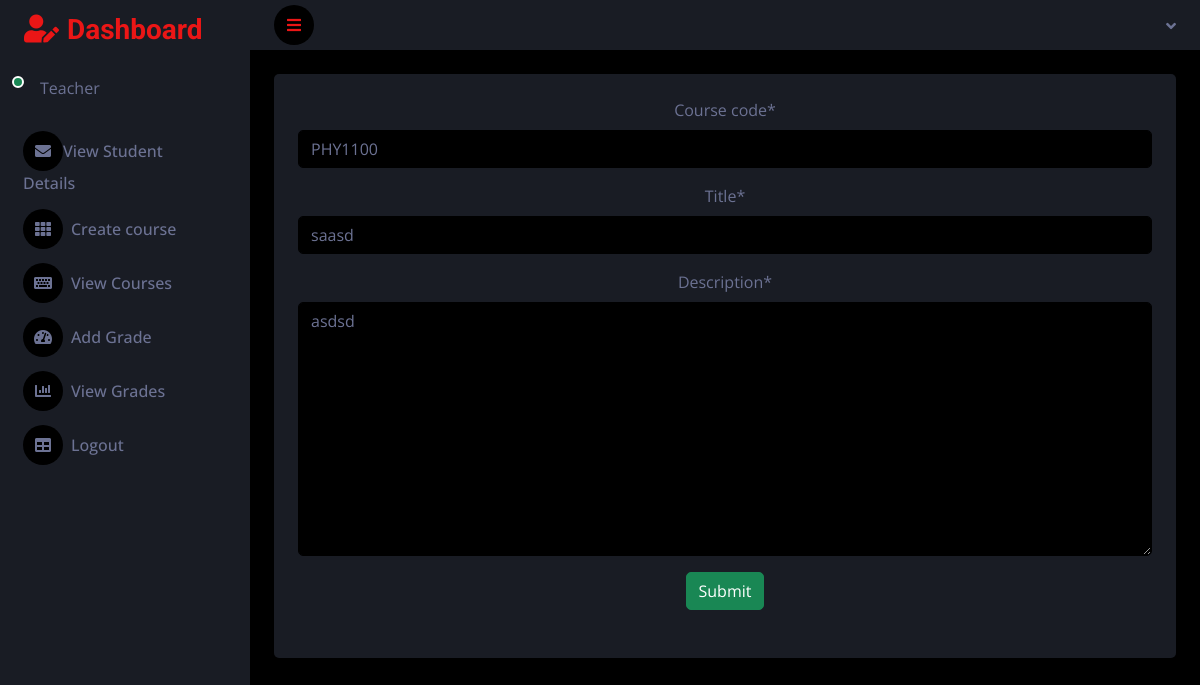
The app's page /teacher_update_course/1/, older data.
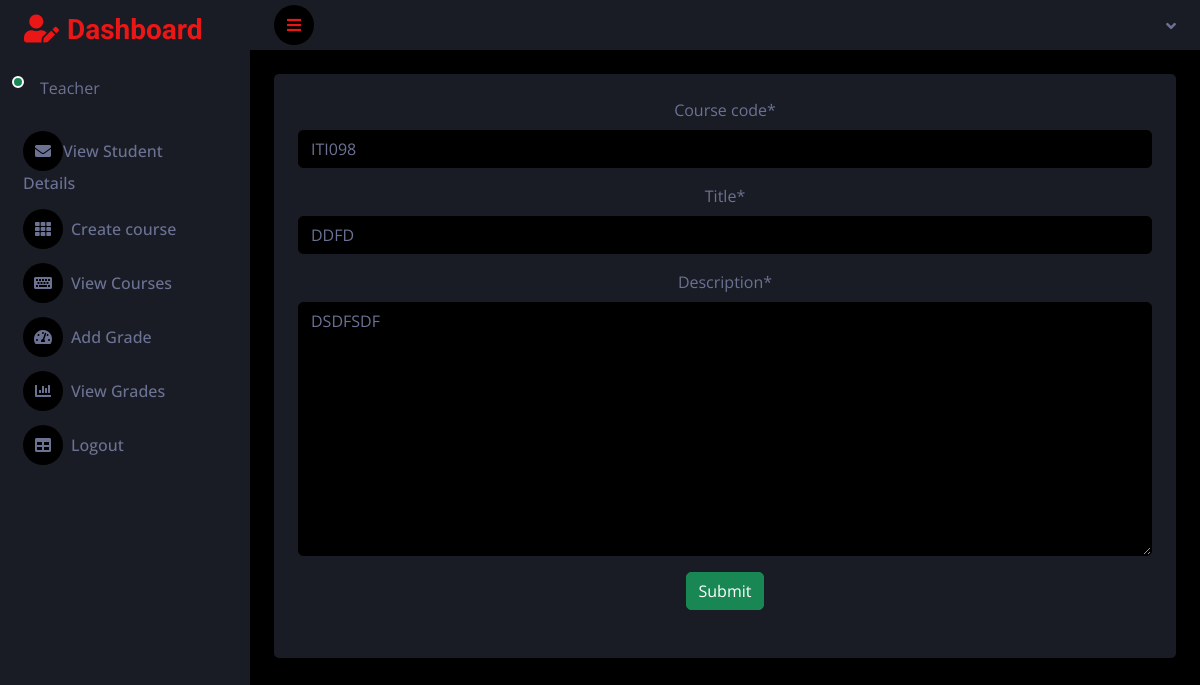
The same page, newer data.
### grade_app/models.py (models this page shows, shortened)
class Course(models.Model):
    course_code = models.CharField(max_length=250)
    title = models.CharField(max_length=250)
    description = models.TextField()

### grade_app/teacher_views.py (the view)
# urls.py: path('teacher_update_course/<int:id>/',teacher_views.teacher_update_course,name='teacher_update_course'),
def teacher_update_course(request,id):
    course_object = Course.objects.get(id = id)
    course_form_object = Course_update_form(instance=course_object)
    if request.method == 'POST':
        course_form_object = Course_update_form(request.POST,instance=course_object)
        course_form_object.save()
        return redirect('teacher_view_courses')
    return render(request, 'teacher/teacher_update_course.html',{'course_form_object':course_form_object})

### grade_app/forms.py
class Course_update_form(forms.ModelForm):
    class Meta:
        model = Course
        fields = ('__all__')

### template/teacher/teacher_update_course.html (shortened to what this page needs)
{% extends 'teacher/teacher_dash.html' %}
{% load crispy_forms_tags %}
{% block content %}
<form method="POST" style="width:100%;">
    {{course_form_object|crispy}}
    <button type="submit" class="btn btn-success">Submit</button>
</form>
{% endblock %}

Row changes from the older to the newer data that the page shows:
changed Course: course_code "PHY1100" → "ITI098"; title "saasd" → "DDFD"; description "asdsd" → "DSDFSDF"
